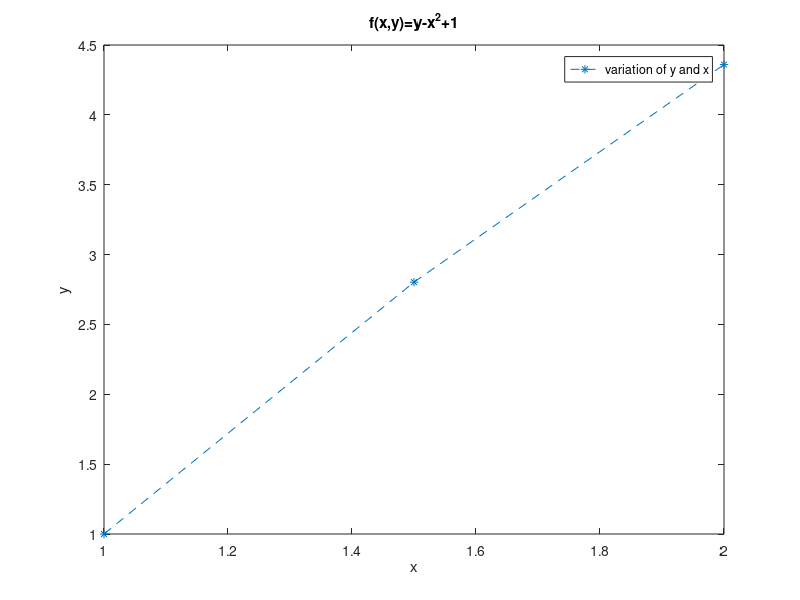

The MATLAB script that drew this image:
%%RK -4
f=@(x,y) 1+(x/y);
h=1;
x=1;
y=1;
count=0;
while x<=2
    k1=h*(f(x,y));
    k2=h*(f((x+(h/2)),(y+(k1/2))));
    k3=h*(f((x+(h/2)),(y+(k2/2))));
    k4=h*(f((x+h),(y+k3)));
    k=(1/6)*(k1+(2*k2)+(2*k3)+k4);
    p(count+1)=[x];
    q(count+1)=[y];
    x=x+0.5;
    count=count+1;
    y=y+k;
end
plot(p,q,"--*")
title("f(x,y)=y-x^2+1")
xlabel("x")
ylabel("y")
legend('variation of y and x')
fprintf("The function that was given is y-(x^2)+1 \n")
[p]
[q]
fprintf("The value of y at x=2 is %d \n",y)
fprintf("The number of times loop is executed %d \n",count-1)